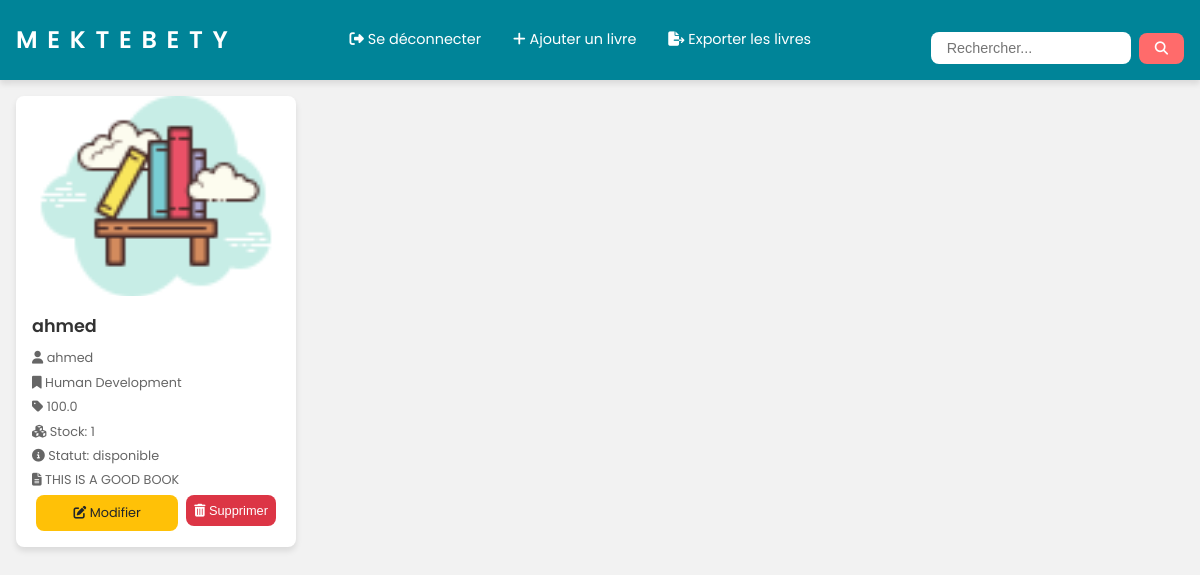
Screenshot of /home/ (signed in) with the database file from the repository.
### lib/models.py (models this page shows)
class Livre(models.Model):
    GENRE_CHOICES = [
        ('Action', 'Action'),
        ('Human Development', 'Human development'),
        ('Romance', 'Romance'),
        ('Fiction', 'Fiction'),
    ]
    Id_livre = models.AutoField(primary_key=True)
    Name_book = models.CharField(max_length=50, default=None)
    status= models.CharField(max_length=100,null=True,default='disponible')
    Authour_name = models.CharField(max_length=20, null=True, blank=True)
    Genre = models.CharField(max_length=20, choices=GENRE_CHOICES, null=True, blank=True)
    Image = models.ImageField(upload_to='images/',null=True,blank=True)
    Stock = models.IntegerField(default=1)
    Id_lib = models.ForeignKey(Library, on_delete=models.CASCADE)
    Prix = models.FloatField(default=100)
    Description = models.TextField(null=True, blank=True)
    class Meta:
        db_table = 'Livres'

### lib/views.py (the view)
# urls.py: 2. Add a URL to urlpatterns:  path('', views.home, name='home')
def home(request):
    if request.session['_auth_user_id'] !=None:
        idlib =  request.session['_auth_user_id']
        query = request.GET.get('q')
        if query:
            livres = Livre.objects.filter(Id_lib=request.session['_auth_user_id'], Name_book__icontains=query)
        else:
            livres = Livre.objects.filter(Id_lib=request.session['_auth_user_id'])
        return render(request, 'home.html', {'livres': livres, 'query': query, 'idlib':idlib})
    else:
        messages.error(request, "Vous devez vous connectez.")
        return redirect('Signin')

### templates/home.html (shortened to what this page needs)
<!DOCTYPE html>
<html lang="fr">
<head>
    <link rel="stylesheet" href="https://cdnjs.cloudflare.com/ajax/libs/font-awesome/6.4.0/css/all.min.css">
</head>
<body>
    {% load static %}
    <nav class="navbar">
        <div class="navbar-content">
            <div class="brand">M E K T E B E T Y</div>
            <div class="nav-links" id="navLinks">
                <a href="{% url 'logout' %}"><i class="fas fa-sign-out-alt"></i> Se déconnecter</a>
                <a href="{% url 'ajouter_un_livre' %}"><i class="fas fa-plus"></i> Ajouter un livre</a>
                <a href="/exportBook/{{idlib}}"><i class="fas fa-file-export"></i> Exporter les livres</a>
            </div>
            <form action="{% url 'home' %}" method="get" class="search-form">
                <input type="text" name="q" placeholder="Rechercher..." class="search-input" value="{{ request.GET.q }}">
                <button type="submit" class="search-button"><i class="fas fa-search"></i></button>
            </form>
        </div>
    </nav>
    <div class="container">
        <div class="books-grid">
            {% for livre in livres %}
            <div class="book-card">
                {% if livre.Image %}
                <img src="{{ livre.Image.url }}" alt="{{ livre.Name_book }}" class="book-image"> {% else %}
                <img src="{% static 'images/default-book.png' %}" alt="Image non disponible" class="book-image"> {% endif %}
                <div class="book-info">
                    <h3 class="book-title">{{ livre.Name_book }}</h3>
                    {% if livre.Authour_name %}
                    <p class="book-author"><i class="fas fa-user"></i> {{ livre.Authour_name }}</p>
                    {% else %}
                    <p class="book-author"><i class="fas fa-user"></i> Auteur non disponible</p>
                    {% endif %} {% if livre.Genre %}
                    <p class="book-genre"><i class="fas fa-bookmark"></i> {{ livre.Genre }}</p>
                    {% else %}
                    <p class="book-genre"><i class="fas fa-bookmark"></i> Genre non disponible</p>
                    {% endif %} {% if livre.Prix %}
                    <p class="book-price"><i class="fas fa-tag"></i> {{ livre.Prix }}</p>
                    {% else %}
                    <p class="book-price"><i class="fas fa-tag"></i> Prix non disponible</p>
                    {% endif %} {% if livre.Stock %}
                    <p class="book-stock"><i class="fas fa-cubes"></i> Stock: {{ livre.Stock }}</p>
                    {% else %}
                    <p class="book-stock"><i class="fas fa-cubes"></i> Stock non disponible</p>
                    {% endif %} {% if livre.status %}
                    <p class="book-status"><i class="fas fa-info-circle"></i> Statut: {{ livre.status }}</p>
                    {% else %}
                    <p class="book-status"><i class="fas fa-info-circle"></i> Statut non disponible</p>
                    {% endif %} {% if livre.Description %}
                    <p class="book-description"><i class="fas fa-file-alt"></i> {{ livre.Description }}</p>
                    {% else %}
                    <p class="book-description"><i class="fas fa-file-alt"></i> Description non disponible</p>
                    {% endif %}
                    <div class="book-actions">
                        <a href="{% url 'modifier_livre' livre.Id_livre %}" class="btn btn-warning"><i class="fas fa-edit"></i> Modifier</a>
                        <form action="{% url 'supprimer_livre' livre.Id_livre %}" method="post" style="display:inline;">
                            <button type="submit" class="btn btn-danger"><i class="fas fa-trash-alt"></i> Supprimer</button>
                        </form>
                    </div>
                </div>
            </div>
            {% empty %}
            <p class="no-books">{% if request.GET.q %}Aucun résultat trouvé pour "{{ request.GET.q }}".{% else %}Aucun livre trouvé pour cette bibliothèque.{% endif %}</p>
            {% endfor %}
        </div>
    </div>
</body>
</html>

### templates/home.html (style rules this page uses)
:root { --primary-color: #008498; --secondary-color: #f2f2f2; --accent-color: #ff6b6b; --text-color: #333; --light-text-color: #fff; --border-radius: 8px; --box-shadow: 0 4px 6px rgba(0, 0, 0, 0.1); --transition: all 0.3s ease; }
* { margin: 0; padding: 0; box-sizing: border-box; }
body { font-family: 'Poppins', sans-serif; background-color: var(--secondary-color); color: var(--text-color); line-height: 1.6; }
.navbar { background-color: var(--primary-color); padding: 1rem; position: sticky; top: 0; z-index: 1000; box-shadow: var(--box-shadow); }
.navbar-content { display: flex; justify-content: space-between; align-items: center; max-width: 1200px; margin: 0 auto; }
.navbar .brand { font-size: 1.5rem; font-weight: 600; color: var(--light-text-color); text-transform: uppercase; letter-spacing: 2px; }
.navbar .nav-links { display: flex; align-items: center; }
.navbar .nav-links a, .navbar .nav-links button { color: var(--light-text-color); text-decoration: none; padding: 0.5rem 1rem; border: none; background: none; cursor: pointer; font-size: 0.9rem; transition: var(--transition); border-radius: var(--border-radius); }
.search-form { display: flex; align-items: center; margin-top: 1rem; }
.search-input { padding: 0.5rem 1rem; border-radius: var(--border-radius); border: none; font-size: 0.9rem; width: 100%; max-width: 200px; transition: var(--transition); }
.search-button { background-color: var(--accent-color); color: var(--light-text-color); border: none; padding: 0.5rem 1rem; border-radius: var(--border-radius); margin-left: 0.5rem; cursor: pointer; transition: var(--transition); }
.container { max-width: 1200px; margin: 1rem auto; padding: 0 1rem; }
.books-grid { display: grid; grid-template-columns: repeat(auto-fill, minmax(280px, 1fr)); gap: 1rem; }
.book-card { background-color: var(--light-text-color); border-radius: var(--border-radius); overflow: hidden; box-shadow: var(--box-shadow); transition: var(--transition); display: flex; flex-direction: column; }
.book-image { width: 100%; height: 200px; object-fit: cover; }
.book-info { padding: 1rem; flex-grow: 1; display: flex; flex-direction: column; }
.book-title { font-size: 1.1rem; font-weight: 600; margin-bottom: 0.5rem; }
.book-author, .book-genre, .book-price, .book-stock, .book-status, .book-description { font-size: 0.8rem; color: #666; margin-bottom: 0.25rem; }
.book-description { word-wrap: break-word; word-break: break-word; }
.book-actions { display: flex; justify-content: space-between; margin-top: auto; }
.btn { padding: 0.5rem; border: none; border-radius: var(--border-radius); cursor: pointer; font-size: 0.8rem; text-decoration: none; transition: var(--transition); flex: 1; text-align: center; margin: 0 0.25rem; }
.btn-warning { background-color: #ffc107; color: #212529; }
.btn-danger { background-color: #dc3545; color: var(--light-text-color); }

### rows the page displays
Livre: Image (picture), Name_book "ahmed", Authour_name "ahmed", Genre "Human Development", Prix "100.0", Stock "1", status "disponible", Description "THIS IS A GOOD BOOK"
